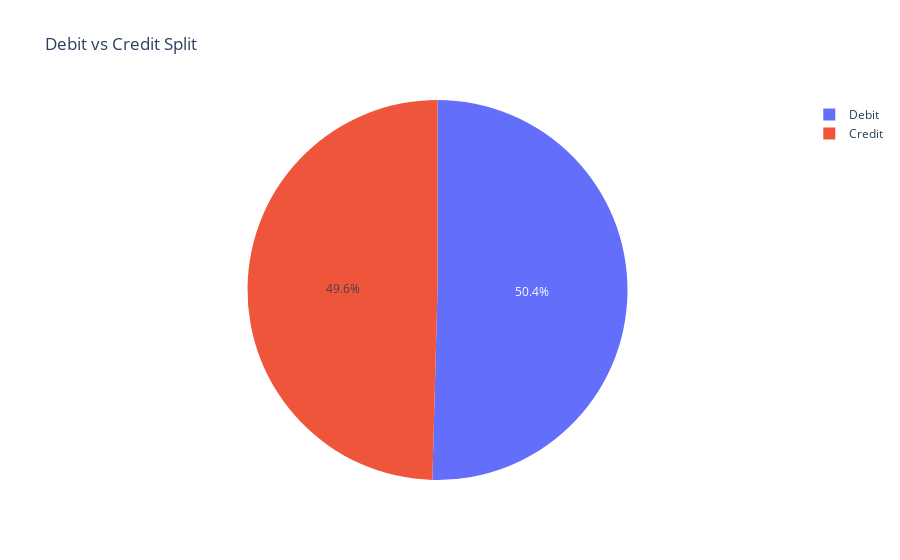

Notebook code for this chart:
### Code cell
##Debit vs Credit Transactions
txn_type_summary = transactions.groupby("txn_type")['amount'].sum().reset_index()

import plotly.express as px
fig = px.pie(txn_type_summary, names="txn_type", values="amount", title="Debit vs Credit Split")
fig.show()

### Figure 1 — Plotly figure (JSON) as saved in the notebook; plotly's stock layout.template omitted (floating-point values rounded to 4 significant figures)
{"data": [{"domain": {"x": [0, 1], "y": [0, 1]}, "hovertemplate": "txn_type=%{label}<br>amount=%{value}<extra></extra>", "labels": ["Credit", "Debit"], "legendgroup": "", "name": "", "showlegend": true, "type": "pie", "values": [1206000.0, 1227000.0]}], "layout": {"legend": {"tracegroupgap": 0}, "title": {"text": "Debit vs Credit Split"}}}
